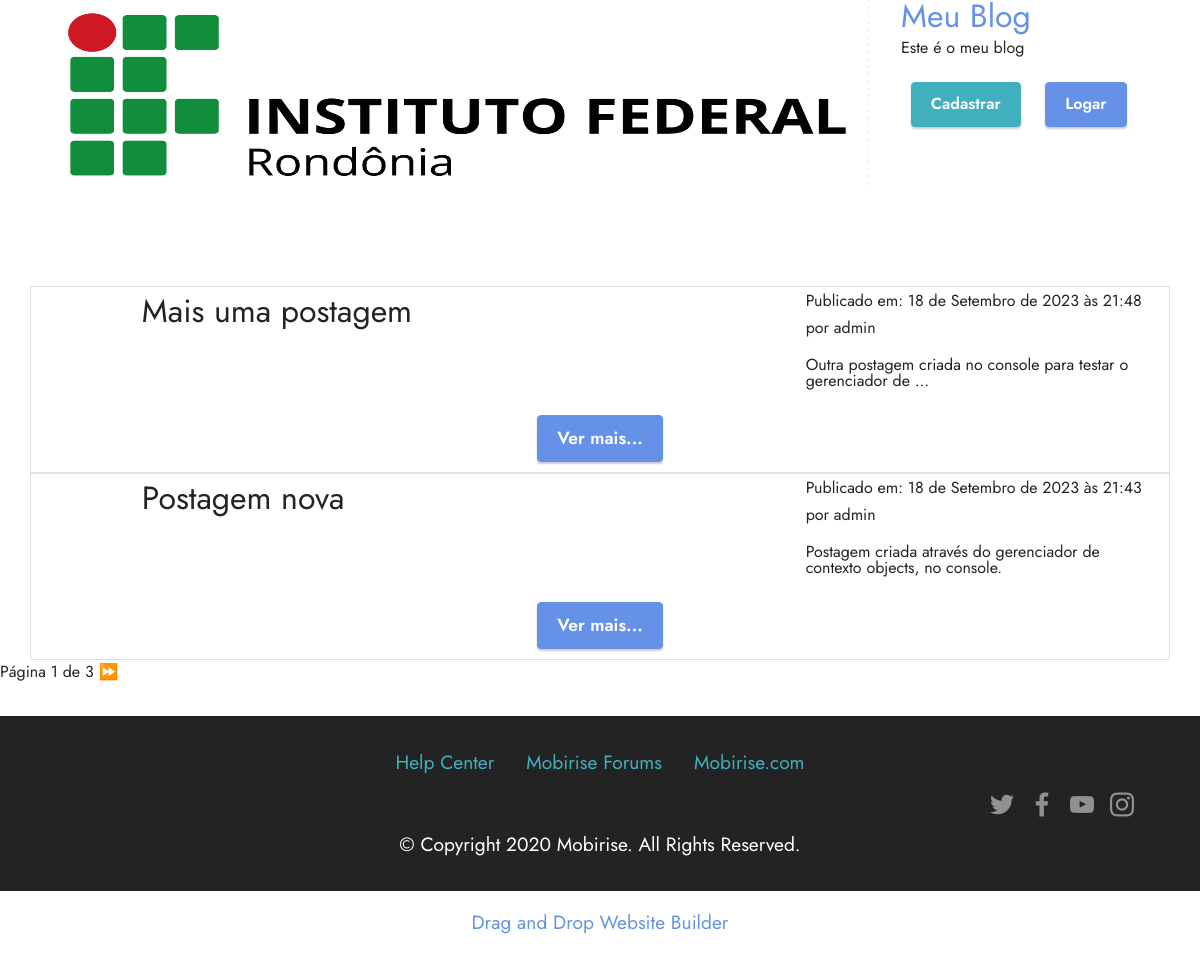
The page /listar/ on the database as committed earlier.
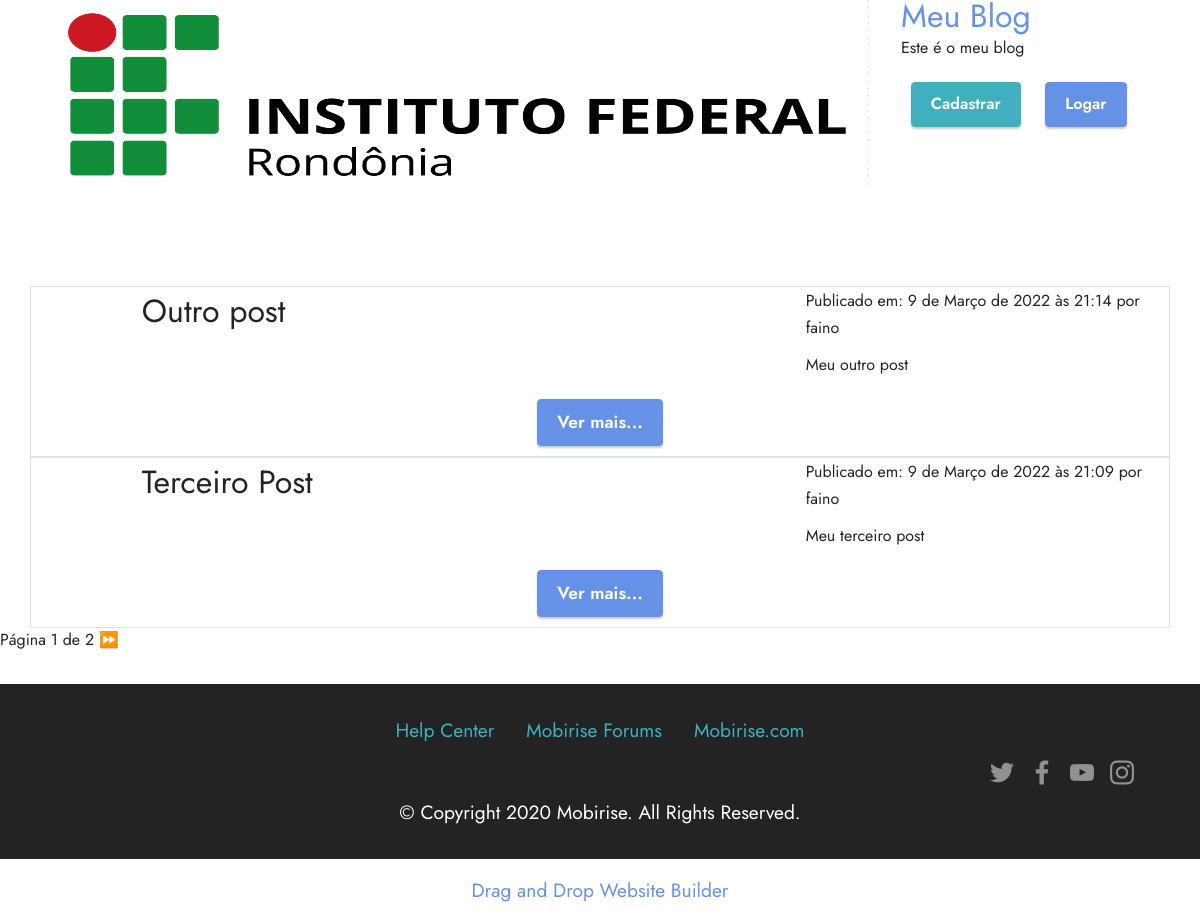
The same page on the database as committed later.
### postagens/models.py (models this page shows, shortened)
class Postagem(models.Model):
    objects = models.Manager()
    publicados = PostsPublicados()
    STATUS_CHOICES = (
        ('rascunho', 'Rascunho'),
        ('publicado', 'Publicado'),
    )
    titulo = models.CharField(max_length=100)
    slug = models.SlugField(max_length=100)
    corpo = models.TextField()
    publicado = models.DateTimeField(default=timezone.now)
    criado = models.DateTimeField(auto_now_add=True)
    status = models.CharField(max_length=9, choices=STATUS_CHOICES, default='rascunho')
    autor = models.ForeignKey(User, on_delete=models.CASCADE, related_name='post_autor')
    class Meta:
        verbose_name = 'Post'
        verbose_name_plural = 'Posts'
        ordering = ['-publicado']

### postagens/views.py (the view)
# urls.py: path('listar/', views.PostsListView.as_view(), name='listarposts'),
class PostsListView(ListView):
    template_name = 'postagens/listar.html'
    queryset = Postagem.objects.all()
    context_object_name = 'posts'
    paginate_by = 2

### postagens/templates/postagens/listar.html (shortened to what this page needs)
{% extends 'base.html' %}
{% load static %}
{% block conteudo%}
{% include 'includes/top.html' %}
<section data-bs-version="5.1" class="content10 cid-tzVgp39K95" id="content10-1">
    <div class="container">
        {% for p in posts %}
        <div class="row justify-content-center border border-ligth">
            <div class="col-8 col-md offset-1">
                <h6 class="mbr-section-subtitle mbr-fonts-style mb-4 display-5">
                    {{ p.titulo }}
                </h6>
            </div>
            <div class="col-md-8 col-lg-4">
                <p class="mbr-text mbr-fonts-style display-9">
                    Publicado em: {{ p.publicado }} por {{ p.autor }}
                </p>
                <p class="mbr-text mbr-fonts-style display-7">
                    {{ p.corpo|truncatewords:10|linebreaks }}
                </p>
            </div>
            <div class="mbr-section-btn align-center">
                    <a class="btn btn-primary display-4" href="{% url 'detalhepost' p.id p.slug %}">Ver mais...</a>
            </div>
        </div>
        {% empty %}
            <h2>Não existe nenhum post para listar!</h2>
        {% endfor %}
    </div>
    {% include 'includes/paginacao.html' with page=page_obj %}
</section>
{% endblock %}

### postagens/templates/base.html (shortened to what this page needs)
{% load static %}
<!DOCTYPE html>
<html  lang="pt-br">
<head>
  <link rel="stylesheet" href="{% static 'assets/bootstrap/css/bootstrap.min.css' %}">
  <link rel="stylesheet" href="{% static 'assets/bootstrap/css/bootstrap-grid.min.css' %}">
  <link rel="stylesheet" href="{% static 'assets/bootstrap/css/bootstrap-reboot.min.css' %}">
  <link rel="stylesheet" href="{% static 'assets/parallax/jarallax.css' %}">
  <link rel="stylesheet" href="{% static 'assets/socicon/css/styles.css' %}">
  <link rel="stylesheet" href="{% static 'assets/theme/css/style.css' %}">
  <link rel="preload" as="style" href="{% static 'assets/mobirise/css/mbr-additional.css' %}"><link rel="stylesheet" href="{% static 'assets/mobirise/css/mbr-additional.css' %}" type="text/css">
</head>
<body>
{% block conteudo %}
{% endblock %}
<section data-bs-version="5.1" class="footer3 cid-tzVhiXjqVu" once="footers" id="footer3-3">
    <div class="container">
        <div class="media-container-row align-center mbr-white">
            <div class="row row-links">
                <ul class="foot-menu">
                <li class="foot-menu-item mbr-fonts-style display-7"><a href="https://mobirise.com/help/" class="text-success">Help Center</a></li><li class="foot-menu-item mbr-fonts-style display-7"><a href="http://forums.mobirise.com/" class="text-success">Mobirise Forums</a></li><li class="foot-menu-item mbr-fonts-style display-7"><a href="https://mobirise.com/" class="text-success">Mobirise.com</a></li></ul>
            </div>
            <div class="row social-row">
                <div class="social-list align-right pb-2">
                <div class="soc-item">
                        <a href="https://twitter.com/mobirise" target="_blank">
                            <span class="socicon-twitter socicon mbr-iconfont mbr-iconfont-social"></span>
                        </a>
                    </div><div class="soc-item">
                        <a href="https://www.facebook.com/pages/Mobirise/1616226671953247" target="_blank">
                            <span class="socicon-facebook socicon mbr-iconfont mbr-iconfont-social"></span>
                        </a>
                    </div><div class="soc-item">
                        <a href="https://www.youtube.com/c/mobirise" target="_blank">
                            <span class="socicon-youtube socicon mbr-iconfont mbr-iconfont-social"></span>
                        </a>
                    </div><div class="soc-item">
                        <a href="https://instagram.com/mobirise" target="_blank">
                            <span class="mbr-iconfont mbr-iconfont-social socicon-instagram socicon"></span>
                        </a>
                    </div></div>
            </div>
            <div class="row row-copirayt">
                <p class="mbr-text mb-0 mbr-fonts-style mbr-white align-center display-7">
                    © Copyright 2020 Mobirise. All Rights Reserved.
                </p>
            </div>
        </div>
    </div>
</section>
<section class="display-7" style="padding: 0;align-items: center;justify-content: center;flex-wrap: wrap;    align-content: center;display: flex;position: relative;height: 4rem;">
      <a href="https://mobiri.se/645118" style="flex: 1 1;height: 4rem;position: absolute;width: 100%;z-index: 1;">
          <img alt="" style="height: 4rem;">
      </a>
      <a style="z-index:1" href="https://mobirise.com/drag-drop-website-builder.html">Drag and Drop Website Builder</a>
  </section>
</body>
</html>

### postagens/templates/includes/top.html
{% load static %}
<div class="container">
    <div class="row">
        <div class="col-9">
            <img src="{% static 'assets/images/logo-IFRO.png' %}" alt="logotipo"
                 height="80%">
        </div>
        <div class="col-3">
                <h2><a href="{% url 'home' %}">Meu Blog</a></h2>
                <p>Este é o meu blog</p>
                {% if user.is_anonymous %}
                <p>
                    <a href="{% url 'cadusuario' %}" class="btn btn-success">
                    Cadastrar
                    </a>
                    <a href="{% url 'loginuser' %}" class="btn btn-primary">
                    Logar
                    </a>
                </p>
                {% else %}
                    <p>Usuário: <span class="bg-light">{{ user.username }}</span></p>
                    <p><a class="btn btn-danger" href="{% url 'logoutuser' %}">Sair</a></p>
                {% endif %}
        </div>
    </div>
</div>

### postagens/templates/includes/paginacao.html (shortened to what this page needs)
<div class="paginacao">
    <span>
     <span>Página {{ page.number }} de {{ page.paginator.num_pages }}</span>
     {% if page.has_next %}
        <a href="?page={{ page.next_page_number }}">⏩</a>
     {% endif %}
    </span>
</div>

### postagens/static/assets/theme/css/style.css (style rules this page uses)
section { background-color: #ffffff; }
body { font-style: normal; line-height: 1.5; font-weight: 400; color: #232323; position: relative; }
section, .container, .container-fluid { position: relative; word-wrap: break-word; }
a { font-style: normal; font-weight: 400; cursor: pointer; }
a, a:hover { text-decoration: none; }
.mbr-section-subtitle { line-height: 1.3; }
.mbr-text { font-style: normal; line-height: 1.7; }
h1, h2, h3, h4, h5, h6, .display-1, .display-2, .display-4, .display-5, .display-7, span, p, a { line-height: 1; word-break: break-word; word-wrap: break-word; font-weight: 400; }
section { background-position: 50% 50%; background-repeat: no-repeat; background-size: cover; }
.mbr-white { color: #ffffff; }
.align-center { text-align: center; }
.align-right { text-align: right; }
.media-container-row { display: flex; flex-direction: row; flex-wrap: wrap; justify-content: center; align-content: center; align-items: start; }
@media (min-width: 992px) { .media-container-row { flex-wrap: nowrap; } }
img, iframe { display: block; width: 100%; }
.mbr-section-btn { margin-left: -0.6rem; margin-right: -0.6rem; font-size: 0; }
.btn { font-weight: 600; border-width: 1px; font-style: normal; margin: 0.6rem 0.6rem; white-space: normal; transition: all 0.2s ease-in-out; display: inline-flex; align-items: center; justify-content: center; word-break: break-word; }
.row { display: -webkit-flex; -webkit-flex-wrap: wrap; }
.justify-content-center { -webkit-justify-content: center; }
html, body { height: auto; min-height: 100vh; }
ul, ol, pre, blockquote { margin-bottom: 2.3125rem; }
.mb-4 { margin-bottom: 2rem !important; }
@media (min-width: 992px) { .container { padding-left: 16px; padding-right: 16px; } }
@media (min-width: 992px) { .row { margin-left: -16px; margin-right: -16px; } }
@media (min-width: 992px) { .row > [class*=col] { padding-left: 16px; padding-right: 16px; } }

### postagens/static/assets/mobirise/css/mbr-additional.css (style rules this page uses)
body { font-family: Jost; }
.display-4 { font-family: 'Jost', sans-serif; font-size: 1.1rem; line-height: 1.5; }
.display-5 { font-family: 'Jost', sans-serif; font-size: 2rem; line-height: 1.5; }
.display-7 { font-family: 'Jost', sans-serif; font-size: 1.2rem; line-height: 1.5; }
.btn { padding: 0.6rem 1.2rem; border-radius: 4px; }
.btn-primary, .btn-primary:active { background-color: #6592e6 !important; border-color: #6592e6 !important; color: #ffffff !important; box-shadow: 0 2px 2px 0 rgba(0, 0, 0, 0.2); }
.btn-success, .btn-success:active { background-color: #40b0bf !important; border-color: #40b0bf !important; color: #ffffff !important; box-shadow: 0 2px 2px 0 rgba(0, 0, 0, 0.2); }
.text-success { color: #40b0bf !important; }
a[class*="text-"]:not(.nav-link):not(.dropdown-item):not([role]):not(.navbar-caption) { position: relative; background-image: transparent; background-size: 10000px 2px; background-repeat: no-repeat; background-position: 0px 1.2em; background-position: -10000px 1.2em; }
a, a:hover { color: #6592e6; }
body { overflow-x: hidden; }
a { transition: color 0.6s; }
.cid-tzVgp39K95 { padding-top: 3rem; padding-bottom: 2rem; background-color: #ffffff; }
.cid-tzVhiXjqVu { padding-top: 2rem; padding-bottom: 2rem; background-color: #232323; }
.cid-tzVhiXjqVu .row-links { width: 100%; justify-content: center; }
.cid-tzVhiXjqVu .social-row { width: 100%; justify-content: center; }
.cid-tzVhiXjqVu .media-container-row { flex-direction: column; justify-content: center; align-items: center; }
.cid-tzVhiXjqVu .media-container-row .foot-menu { list-style: none; display: flex; justify-content: center; flex-wrap: wrap; padding: 0; margin-bottom: 0; }
.cid-tzVhiXjqVu .media-container-row .foot-menu li { padding: 0 1rem 1rem 1rem; }
.cid-tzVhiXjqVu .media-container-row .social-list { padding-left: 0; margin-bottom: 0; list-style: none; display: flex; flex-wrap: wrap; justify-content: flex-end; }
.cid-tzVhiXjqVu .media-container-row .social-list .mbr-iconfont-social { font-size: 1.5rem; color: #ffffff; }
.cid-tzVhiXjqVu .media-container-row .social-list .soc-item { margin: 0 .5rem; }
.cid-tzVhiXjqVu .media-container-row .social-list a { margin: 0; opacity: .5; transition: .2s linear; }
.cid-tzVhiXjqVu .media-container-row .row-copirayt { word-break: break-word; width: 100%; }
.cid-tzVhiXjqVu .media-container-row .row-copirayt p { width: 100%; }

Rows that differ between the two databases and show on the page:
removed Postagem: titulo "Mais uma postagem", publicado "18 de Setembro de 2023 às 21:48", autor "admin", corpo "Outra postagem criada no console para testar o gerenciador de …"
removed Postagem: titulo "Postagem nova", publicado "18 de Setembro de 2023 às 21:43", autor "admin", corpo "Postagem criada através do gerenciador de contexto objects, no console."
added Postagem: titulo "Outro post", publicado "9 de Março de 2022 às 21:14", autor "faino", corpo "Meu outro post"
added Postagem: titulo "Terceiro Post", publicado "9 de Março de 2022 às 21:09", autor "faino", corpo "Meu terceiro post"
Other text that changed with them:
{{ page.paginator.num_pages }}: "3" → "2"
